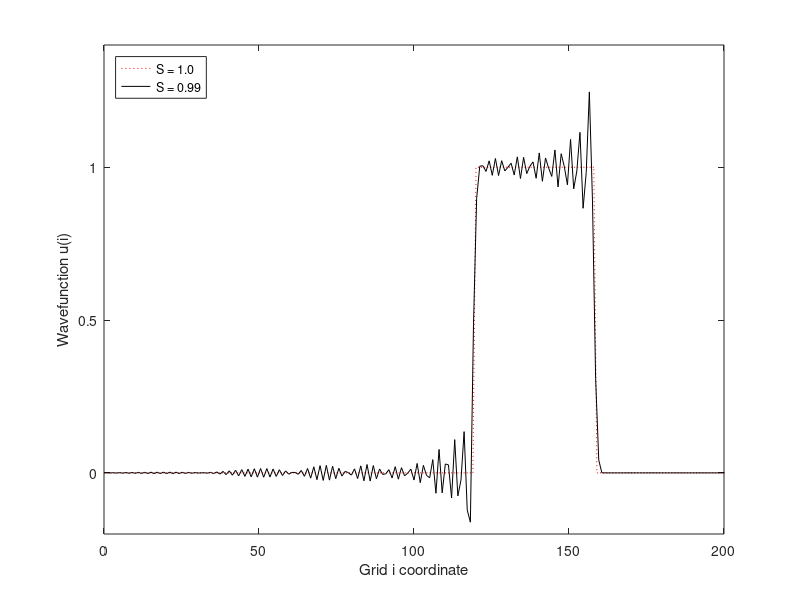

The MATLAB script that drew this image:
S = 1;
S1 = .99;

dx = 1;
dx1 = dx / S1;

x = 0:dx:200;
x1 = 0:dx1:200;

u = zeros(1, (200 / dx) + 1);
u1 = zeros(1, (200 / dx) + 1);

us = cat(2, ones(1, 40 / dx), zeros(1, (160 / dx) + 1));
us1 = cat(2, ones(1, 40 / dx), zeros(1, (160 / dx) + 1));

u(1, 1) = us(1);
u1(1, 1) = us1(1);

n = 2;
n1 = 2;

while 1
    u(n, 1) = us(n);
    u1(n1, 1) = us1(n1);
    for i = 2:(200 / dx)
        u(n + 1, i) = (S^2 * (u(n, i + 1) - 2 *u(n, i) + u(n, i - 1))) + 2 * u(n, i) - u(n - 1, i);
    end
    for i = 2:(200 / dx1)
        u1(n1 + 1, i) = (S1^2 * (u1(n1, i + 1) - 2 *u1(n1, i) + u1(n1, i - 1))) + 2 * u1(n1, i) - u1(n1 - 1, i);
    end
    
    plot(x, u(n, :), 'r:', x / S1, u1(n1, :), 'black-')
    xlabel('Grid i coordinate')
    ylabel('Wavefunction u(i)')
    xticks([0 50 100 150 200])
    legend({'S = 1.0', 'S = 0.99'}, 'Location', 'northwest')
    
    axis([0 200 -0.2 1.4])
    
    if (n == 160 / dx)
        if (n1 >= (160 / dx) * S1)
            pause(1);
            break;
        else
            n1 = n1 - 1;
        end
    else
       n = n + 1;
       n1 = n1 + 1; 
    end
    pause(.01);
end
